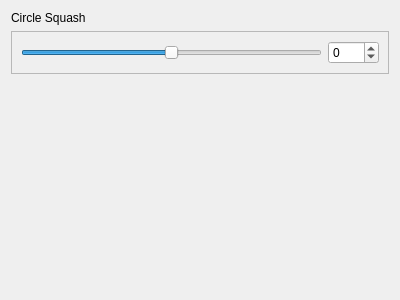
<?xml version="1.0" encoding="UTF-8"?>
<ui version="4.0">
 <class>AdvancedCircleWidget</class>
 <widget class="QWidget" name="AdvancedCircleWidget">
  <property name="geometry">
   <rect>
    <x>0</x>
    <y>0</y>
    <width>400</width>
    <height>300</height>
   </rect>
  </property>
  <property name="windowTitle">
   <string>Form</string>
  </property>
  <layout class="QVBoxLayout" name="verticalLayout">
   <item>
    <widget class="QLabel" name="label">
     <property name="text">
      <string>Circle Squash</string>
     </property>
    </widget>
   </item>
   <item>
    <widget class="QFrame" name="frame">
     <property name="frameShape">
      <enum>QFrame::StyledPanel</enum>
     </property>
     <property name="frameShadow">
      <enum>QFrame::Raised</enum>
     </property>
     <layout class="QHBoxLayout" name="horizontalLayout">
      <item>
       <widget class="QSlider" name="circleSquashSlider">
        <property name="minimum">
         <number>-100</number>
        </property>
        <property name="maximum">
         <number>100</number>
        </property>
        <property name="orientation">
         <enum>Qt::Horizontal</enum>
        </property>
       </widget>
      </item>
      <item>
       <widget class="QSpinBox" name="circleSquashSpinbox">
        <property name="minimum">
         <number>-100</number>
        </property>
        <property name="maximum">
         <number>100</number>
        </property>
       </widget>
      </item>
     </layout>
    </widget>
   </item>
   <item>
    <spacer name="verticalSpacer">
     <property name="orientation">
      <enum>Qt::Vertical</enum>
     </property>
     <property name="sizeHint" stdset="0">
      <size>
       <width>20</width>
       <height>40</height>
      </size>
     </property>
    </spacer>
   </item>
  </layout>
 </widget>
 <resources/>
 <connections/>
</ui>
